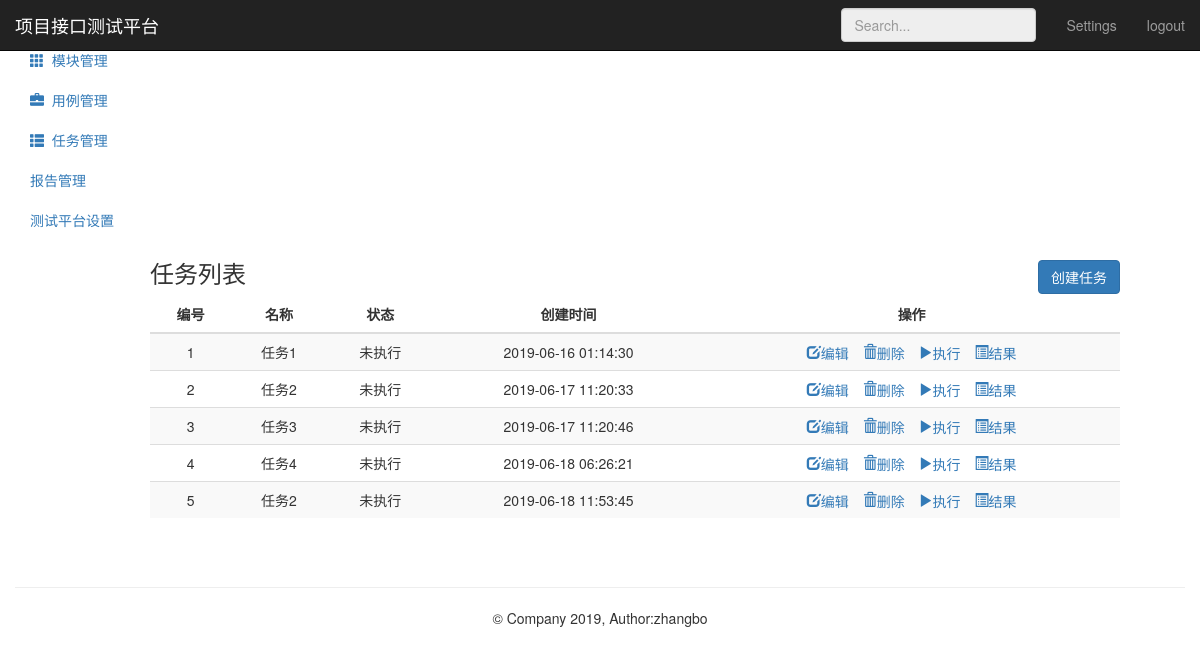
The page /testtask/ on the database as committed earlier.
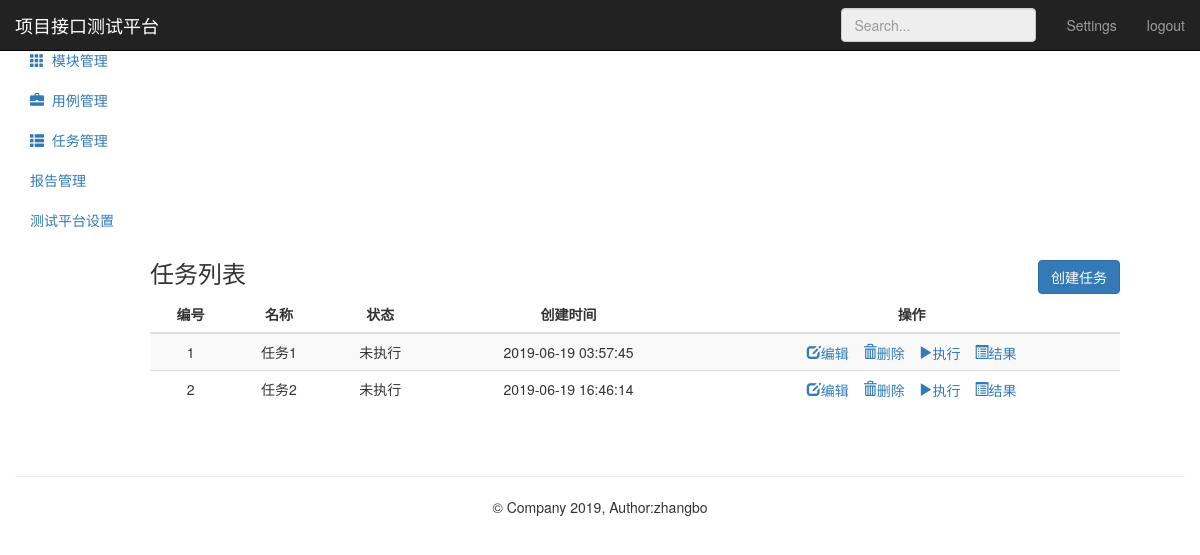
The same page on the database as committed later.
### testtask_app/models.py (models this page shows, shortened)
class TestTask(models.Model):
      name = models.CharField("名称",max_length=100,blank=False,default="")
      status = models.IntegerField("状态：",default=0)#未执行0、执行中1、执行成功2、执行失败3
      describe = models.TextField("描述",default="")
      cases = models.TextField("关联用例",default="")
      create_time = models.DateTimeField("创建时间",auto_now_add=True)

### testtask_app/views.py (the view)
# urls.py: path('',views.testtask_manage),
def testtask_manage(request):
    tasks = TestTask.objects.all()
    return render(request,"task_list.html",{"type":"list","tasks":tasks})

### templates/task_list.html (shortened to what the changed rows need)
{% extends "base.html" %}
{% block base %}
<div class="container-fluid">
    <div class="row">
        <div style="margin-left: 135px;" class="col-sm-9 col-sm-offset-3 col-md-10 col-md-offset-2 main">
            {% if type == "list" %}
                <div class="table-responsive op">
                    <table class="table table-striped">
                        <thead>
                            <tr>
                                <th class="op">编号</th>
                                <th class="op">名称</th>
                                <th class="op">状态</th>
                                <th class="op">创建时间</th>
                                <th class="op">操作</th>
                            </tr>
                        </thead>
                        <tbody>
                            {% for task in tasks %}
                            <tr>
                                <td>{{ task.id}}</td>
                                <td>{{ task.name}}</td>
                                {% if task.status == 0 %}
                                    <td>未执行</td>
                                {% elif task.status == 1 %}
                                    <td>执行中</td>
                                {% elif task.status == 2 %}
                                    <td>已完成</td>
                                {% else %}
                                    <td>失败</td>
                                {% endif %}
                                <td>{{ task.create_time | date:"Y-m-d H:i:s" }}</td>
                                <td>
                                    <a href="/testtask/edit_task/{{ task.id }}/">
                                          <i class="glyphicon glyphicon-edit">编辑</i>
                                    </a>
                                    <a href="/testtask/delete_task/{{ task.id }}/" style="margin-left:10px;"
                                              onclick="return del_task()">
                                          <i class="glyphicon glyphicon-trash">删除</i>
                                    </a>
                                    <a href="#" onclick="return RunTask('{{ task.id }}')" style="margin-left:10px;">
                                          <i class="glyphicon glyphicon-play">执行</i>
                                    </a>
                                    <a href="#" style="margin-left:10px;">
                                          <i class="glyphicon glyphicon-list-alt">结果</i>
                                    </a>
                                </td>
                            </tr>
                            {% endfor %}
                        </tbody>
                    </table>
                </div>
            {% endif %}
        </div>
    </div>
</div>
{% endblock %}

Rows that differ between the two databases and show on the page:
removed TestTask: id "3", name "任务3", status "未执行", create_time "2019-06-17 11:20:46"
removed TestTask: id "4", name "任务4", status "未执行", create_time "2019-06-18 06:26:21"
removed TestTask: id "5", name "任务2", status "未执行", create_time "2019-06-18 11:53:45"
changed TestTask "任务1": create_time "2019-06-16 01:14:30" → "2019-06-19 03:57:45"
changed TestTask "任务2": create_time "2019-06-17 11:20:33" → "2019-06-19 16:46:14"
